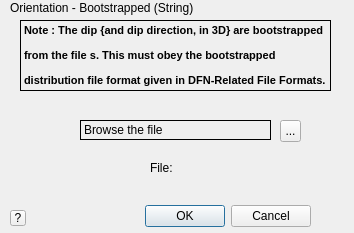
<?xml version="1.0" encoding="UTF-8"?>
<ui version="4.0">
 <class>Dialog</class>
 <widget class="QDialog" name="Dialog">
  <property name="geometry">
   <rect>
    <x>0</x>
    <y>0</y>
    <width>354</width>
    <height>233</height>
   </rect>
  </property>
  <property name="windowTitle">
   <string>Dialog</string>
  </property>
  <widget class="QDialogButtonBox" name="buttonBox">
   <property name="geometry">
    <rect>
     <x>10</x>
     <y>200</y>
     <width>301</width>
     <height>32</height>
    </rect>
   </property>
   <property name="orientation">
    <enum>Qt::Horizontal</enum>
   </property>
   <property name="standardButtons">
    <set>QDialogButtonBox::Cancel|QDialogButtonBox::Ok</set>
   </property>
  </widget>
  <widget class="QLabel" name="label">
   <property name="geometry">
    <rect>
     <x>10</x>
     <y>0</y>
     <width>251</width>
     <height>16</height>
    </rect>
   </property>
   <property name="text">
    <string>Orientation - Bootstrapped (String) </string>
   </property>
  </widget>
  <widget class="QLabel" name="label_2">
   <property name="geometry">
    <rect>
     <x>20</x>
     <y>20</y>
     <width>311</width>
     <height>71</height>
    </rect>
   </property>
   <property name="frameShape">
    <enum>QFrame::Box</enum>
   </property>
   <property name="text">
    <string>&lt;!DOCTYPE HTML PUBLIC &quot;-//W3C//DTD HTML 4.0//EN&quot; &quot;http://www.w3.org/TR/REC-html40/strict.dtd&quot;&gt;
&lt;html&gt;&lt;head&gt;&lt;meta name=&quot;qrichtext&quot; content=&quot;1&quot; /&gt;&lt;meta charset=&quot;utf-8&quot; /&gt;&lt;style type=&quot;text/css&quot;&gt;
p, li { white-space: pre-wrap; }
hr { height: 1px; border-width: 0; }
&lt;/style&gt;&lt;/head&gt;&lt;body style=&quot; font-family:'Segoe UI'; font-size:9pt; font-weight:400; font-style:normal;&quot;&gt;
&lt;p style=&quot; margin-top:12px; margin-bottom:12px; margin-left:0px; margin-right:0px; -qt-block-indent:0; text-indent:0px;&quot;&gt;&lt;span style=&quot; font-size:8pt; font-weight:700;&quot;&gt;Note : The dip {and dip direction, in 3D} are bootstrapped &lt;/span&gt;&lt;/p&gt;
&lt;p style=&quot; margin-top:12px; margin-bottom:12px; margin-left:0px; margin-right:0px; -qt-block-indent:0; text-indent:0px;&quot;&gt;&lt;span style=&quot; font-size:8pt; font-weight:700;&quot;&gt;from the file s. This must obey the bootstrapped&lt;/span&gt;&lt;/p&gt;
&lt;p style=&quot; margin-top:12px; margin-bottom:12px; margin-left:0px; margin-right:0px; -qt-block-indent:0; text-indent:0px;&quot;&gt;&lt;span style=&quot; font-size:8pt; font-weight:700;&quot;&gt;distribution file format given in DFN-Related File Formats.&lt;/span&gt;&lt;/p&gt;&lt;/body&gt;&lt;/html&gt;</string>
   </property>
  </widget>
  <widget class="QToolButton" name="toolButton">
   <property name="geometry">
    <rect>
     <x>10</x>
     <y>210</y>
     <width>16</width>
     <height>16</height>
    </rect>
   </property>
   <property name="text">
    <string>?</string>
   </property>
  </widget>
  <widget class="QToolButton" name="toolButton_2">
   <property name="geometry">
    <rect>
     <x>280</x>
     <y>120</y>
     <width>21</width>
     <height>22</height>
    </rect>
   </property>
   <property name="text">
    <string>...</string>
   </property>
  </widget>
  <widget class="QLabel" name="label_3">
   <property name="geometry">
    <rect>
     <x>80</x>
     <y>120</y>
     <width>191</width>
     <height>20</height>
    </rect>
   </property>
   <property name="frameShape">
    <enum>QFrame::Box</enum>
   </property>
   <property name="text">
    <string>Browse the file</string>
   </property>
  </widget>
  <widget class="QLabel" name="label_4">
   <property name="geometry">
    <rect>
     <x>150</x>
     <y>160</y>
     <width>49</width>
     <height>16</height>
    </rect>
   </property>
   <property name="text">
    <string>File:</string>
   </property>
  </widget>
 </widget>
 <resources/>
 <connections>
  <connection>
   <sender>buttonBox</sender>
   <signal>accepted()</signal>
   <receiver>Dialog</receiver>
   <slot>accept()</slot>
   <hints>
    <hint type="sourcelabel">
     <x>248</x>
     <y>254</y>
    </hint>
    <hint type="destinationlabel">
     <x>157</x>
     <y>274</y>
    </hint>
   </hints>
  </connection>
  <connection>
   <sender>buttonBox</sender>
   <signal>rejected()</signal>
   <receiver>Dialog</receiver>
   <slot>reject()</slot>
   <hints>
    <hint type="sourcelabel">
     <x>316</x>
     <y>260</y>
    </hint>
    <hint type="destinationlabel">
     <x>286</x>
     <y>274</y>
    </hint>
   </hints>
  </connection>
 </connections>
</ui>
